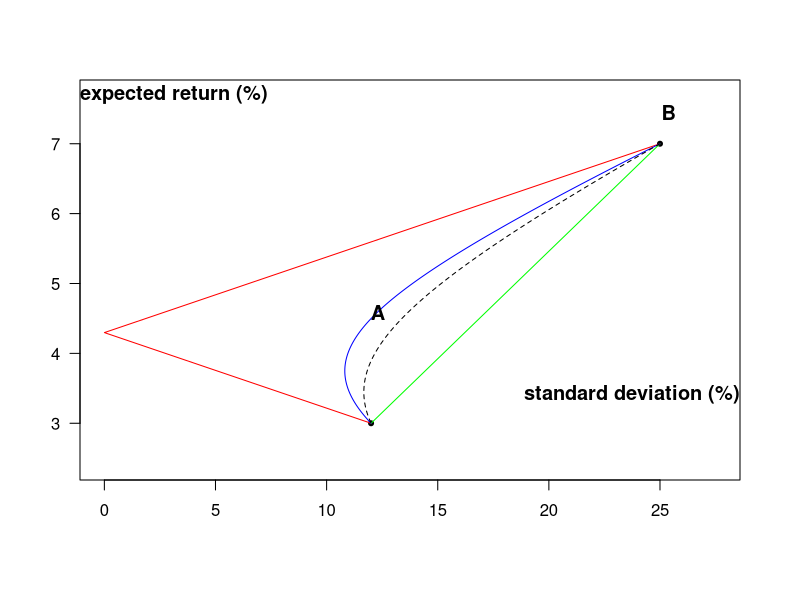

Recreate this plot in R.

#####################   WILLIAM ARRATA - ESSEC PORTFOLIO MANAGEMENT COURSE WINTER 2023   ################

#Influence of the correlation coefficient value between two assets on portfolio's risk
mu<-as.matrix(c(3,7)*1e-2)                 #Expected returns on assets A and B
V<-c(1.44, 6.25)*1e-2                      #Variance on assets A and B

w<-seq(from=0, to =1, length.out =300)
w<-as.matrix(cbind(w,rev(w)))              #a range of weights for both assets in the portfolio
mean<-100*w%*%mu                           #portfolio expected returns
rho<-c(-1,1,0,0.25)                        #different values for the correlation coefficient
sd<-pair<-list()                           #portfolio standard deviation (x100)
for (i in seq_along(rho)){
  sd[[i]]<-100*sqrt(diag(w%*%matrix(c(V[1],rep(sqrt(prod(V)),2)*rho[[i]],V[2]),nrow=2)%*%t(w)))
  pair[[i]]<-cbind(sd[[i]],mean)}

#Graph of the 300 portfolios in the mean standard deviation space
xlim<-range(do.call(rbind,pair)[,1])*1.1
ylim<-range(do.call(rbind,pair)[,2])*c(0.8,1.1)
colv<-c(rainbow(3),"black")
lty<-rep(1:2,c(3,1))

par(mar=c(6, 4, 4, 3),xpd=T)
plot(pair[[1]][c(1,length(mean)),], las=1,xlab="", ylab="",xlim=xlim, ylim=ylim,pch=20,lty=3)
mapply(lines, pair, col=colv,pch=20,lty=lty, las=1)
mapply(title, c("expected return (%)", "standard deviation (%)",expression("A","B")),
       adj=c(0,1,0.45,0.9),line=c(-1,-16,-12,-2))
legend("bottom", horiz=T,inset = c(0,-0.4),text.col=colv,pch=rep(NA,4),lty=rep(1,4),col=colv, bty="n",
       legend= expression(paste(rho,"=",-1),paste(rho,"=",1),paste(rho,"=",0),paste(rho,"=",0.25)))
